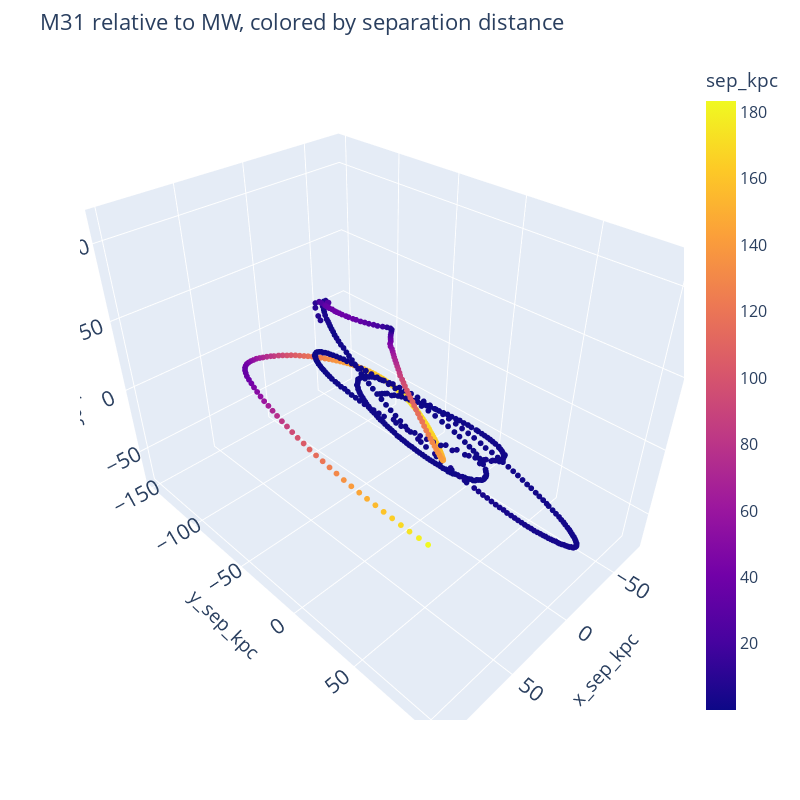

Notebook code for this chart:
### Code cell
d3 = px.scatter_3d(MW_M31_late, x='x_sep_kpc', y='y_sep_kpc', z='z_sep_kpc', color='sep_kpc',
                 width=800, height=800)
d3.update_traces(marker=dict(size=2),
                  selector=dict(mode='markers'))
d3.update_layout(
    title="M31 relative to MW, colored by separation distance",
    font=dict(size=16)
)

d3.show()

### Figure 1 — Plotly figure (JSON) as saved in the notebook; plotly's stock layout.template omitted (floating-point values rounded to 4 significant figures; data arrays with more than 128 entries replaced by an {"elided": "..."} marker saying what was removed)
{"data": [{"hoverlabel": {"namelength": 0}, "hovertemplate": "x_sep_kpc=%{x}<br>y_sep_kpc=%{y}<br>z_sep_kpc=%{z}<br>sep_kpc=%{marker.color}", "legendgroup": "", "marker": {"color": {"elided": "554 float values"}, "coloraxis": "coloraxis", "size": 2, "symbol": "circle"}, "mode": "markers", "name": "", "scene": "scene", "showlegend": false, "type": "scatter3d", "x": {"elided": "554 float values"}, "y": {"elided": "554 float values"}, "z": {"elided": "554 float values"}}], "layout": {"coloraxis": {"colorbar": {"title": {"text": "sep_kpc"}}, "colorscale": [[0, "#0d0887"], [0.1111, "#46039f"], [0.2222, "#7201a8"], [0.3333, "#9c179e"], [0.4444, "#bd3786"], [0.5556, "#d8576b"], [0.6667, "#ed7953"], [0.7778, "#fb9f3a"], [0.8889, "#fdca26"], [1, "#f0f921"]]}, "font": {"size": 16}, "height": 800, "legend": {"tracegroupgap": 0}, "margin": {"t": 60}, "scene": {"domain": {"x": [0, 1], "y": [0, 1]}, "xaxis": {"title": {"text": "x_sep_kpc"}}, "yaxis": {"title": {"text": "y_sep_kpc"}}, "zaxis": {"title": {"text": "z_sep_kpc"}}}, "title": {"text": "M31 relative to MW, colored by separation distance"}, "width": 800}}
